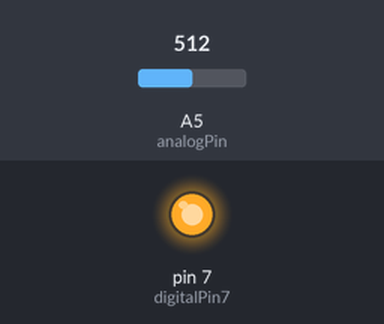
Simulated run of this sketch. Board: Arduino Uno, built with avr-gcc and run on an emulated ATmega328P. On the bench: output pins drawn as LEDs (lit = HIGH). The test bench sets the inputs (shaded band); at power-on: A5 (analogPin) = 512.

Above: at 1.3 s.
At 5.31 s:
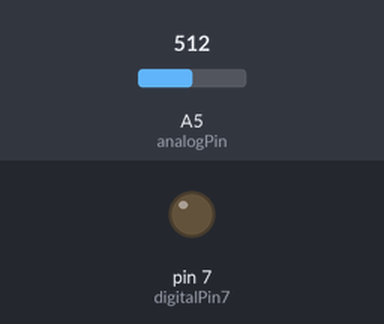
Timing chart, 0 to 6.0 s (numbered marks = the images above):
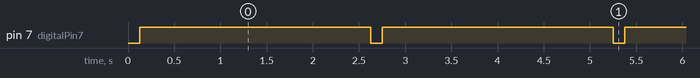

Measured:
- by itself, pin 7 (digitalPin7): alternates HIGH for 2.5 s and LOW for 0.13 s

The sketch:

Load_Sensor_Alarm_Program.ino
```cpp
#include <stdarg.h>
#include <Arduino.h>
//declaring pin 5 of the Arduino as the analog voltage pin which will be used for the load sensor input
int analogPin = A5;
//declaring valueRead variable to hold analog voltage readings from the load sensor
int valueRead = 0;
//declaring averaging and counting variables
int average = 0;
int count = 5;
//declaring pin 7 of the Arduino which will be used as a digital output (5V) to turn the alarm on/off
int digitalPin7 = 7;
//declaring the value of the critical weight limit that will set of the alarm if exceeded
int criticalWeightLimit = 475;

void setup()
{
//setting up pin 7 of the Arduino as an output
pinMode (digitalPin7, OUTPUT);
//initializing serial
Serial.begin(9600);

}

void loop()
{
//while loop used for taking 5 readings from the load sensor input... an average of these 5 readings will be taken and later tested for the critical limit that sets off the alarm
while(count > 0)
{
//read the incoming analog voltage values and store them in valueRead
valueRead = analogRead(analogPin);
//sum the values of valueRead into average
average += valueRead;
//decrement count variable
count -= 1;
//wait 25ms
delay(25);
}//end of while loop
//re initialize count variable
count = 5;
//calculate an average of the 5 readings from the analog voltage input of the load sensor
average = average/count;
//the input value from the load sensor was still in a small range so the value of average is being scaled by a factor of 10
average = 10*average;
//if statement to check if the average reading taken from the load sensor exceeds the critical weight limit set
if(average > criticalWeightLimit)
{
//set digital pin 7 to high (5V) and turn on the alarm
digitalWrite(digitalPin7, HIGH);
//wait 2.5s
delay(2500);
}
//set digital pin 7 to low (0V) and turn off the alarm
digitalWrite(digitalPin7, LOW);
//Serial.println(average);
//re initialize the average variable to 0
average = 0;
//Go back to top of loop and repeat

}
```

xArmServoController.cpp
```cpp
/*
  xArmServoController.cpp - Library for controlling xArm servos.
  Version 1.0.0
  Created by Chris Courson, July 9, 2020.
  Released into the public domain.
*/

#include "xArmServoController.h"

xArmServoController::xArmServoController(xArmMode mode, Stream &serial_port) : serial_port(serial_port) {
  xMode = mode;
}

/*** Send, Recv and checkServoLimits ***/

void xArmServoController::send(int cmd, int len = 0)
{
  serial_port.flush();
  serial_port.write(SIGNATURE);
  serial_port.write(SIGNATURE);
  serial_port.write(len + 2);
  serial_port.write(cmd);
  if (len > 0) {
    serial_port.write(_buffer, len);
  }
}

int xArmServoController::recv(int cmd)
{
  if (-1 != serial_port.readBytes(_buffer, 4)) {
    if (_buffer[0] == SIGNATURE && _buffer[1] == SIGNATURE && _buffer[3] == cmd) {
      int len = _buffer[2] - 2;
      return serial_port.readBytes(_buffer, len);
    }
  }
  return -1;
}

unsigned xArmServoController::clamp(unsigned v, unsigned lo, unsigned hi) {
    return (v < lo) ? lo : (hi < v) ? hi : v;
}

unsigned xArmServoController::clampServoLimits(int servo, unsigned value) {
  switch (xMode)
  {
    case xArm:
      return clamp(value, 0, 1000);
    case LeArm:
      if(servo == 1) {
        return clamp(value, 1500, 2500);
      } else {
        return clamp(value, 500, 2500);
      }
    default:
      return value;
  }
}

/*** SetPosition ***/

void xArmServoController::setPosition(int servo_id, unsigned position, unsigned duration = 1000, bool wait = false)
{
  position = clampServoLimits(servo_id, position);
  _buffer[0] = 1;
  _buffer[1] = lowByte(duration);
  _buffer[2] = highByte(duration);
  _buffer[3] = servo_id;
  _buffer[4] = lowByte(position);
  _buffer[5] = highByte(position);
  send(CMD_SERVO_MOVE, 6);
  if (wait) {
    delay(duration);
  }
}

void xArmServoController::setPosition(xArmServo servo, unsigned duration = 1000, bool wait = false)
{
  setPosition(servo.servo_id, servo.position, duration, wait);
}

void xArmServoController::setPosition(xArmServo servos[], int count, unsigned duration = 1000, bool wait = false)
{
  int len = count * 3 + 3;
  _buffer[0] = count;
  _buffer[1] = lowByte(duration);
  _buffer[2] = highByte(duration);
  for (int i = 3, j = 0; j < count; i += 3, j++) {
    _buffer[i] = servos[j].servo_id;
    _buffer[i + 1] = lowByte(servos[j].position);
    _buffer[i + 2] = highByte(servos[j].position);
  }
  send(CMD_SERVO_MOVE, len);
  if (wait) {
    delay(duration);
  }
}

/*** GetPosition ***/

int xArmServoController::getPosition(int servo_id)
{
  _buffer[0] = 1;
  _buffer[1] = servo_id;
  send(CMD_GET_SERVO_POSITION, 2);
  if (-1 != recv(CMD_GET_SERVO_POSITION)) {
    return _buffer[3] * 256 + _buffer[2];
  }
  return -1;
}

int xArmServoController::getPosition(xArmServo &servo)
{
  int pos = getPosition(servo.servo_id);
  servo.position = pos;
  return pos;
}

bool xArmServoController::getPosition(xArmServo servos[], int count)
{
  _buffer[0] = count;
  for (int i = 1, j = 0; j < count; i++, j++) {
    _buffer[i] = servos[j].servo_id;
  }
  send(CMD_GET_SERVO_POSITION, count + 1);
  // servo positions returned are in the same order sent.
  if (-1 != recv(CMD_GET_SERVO_POSITION)) {
    for (int i = 2, j = 0; j < count; i += 3, j++) {
      servos[j].position = _buffer[i + 1] * 256 + _buffer[i];
    }
    return true;
  }
  return false;
}

/*** Off ***/

void xArmServoController::servoOff(int servo_id)
{
  _buffer[0] = 1;
  _buffer[1] = servo_id;
  send(CMD_SERVO_STOP, 2);
}

void xArmServoController::servoOff(int num, int servo_id, ...)
{
  _buffer[0] = num;
  _buffer[1] = servo_id;
  if (num > 1) {
    va_list args;
    va_start(args, servo_id);
    for (int i = 2; i <= num; i++) {
      _buffer[i] = (byte)va_arg(args, int);
    }
    va_end(args);
  }
  send(CMD_SERVO_STOP, num + 1);
}

void xArmServoController::servoOff(xArmServo servo)
{
  servoOff(servo.servo_id);
}

void xArmServoController::servoOff(xArmServo servos[], int count)
{
  _buffer[0] = count;
  for (int i = 1, j = 0; j < count; i++, j++) {
    _buffer[i] = servos[j].servo_id;
  }
  send(CMD_SERVO_STOP, count + 1);
}

void xArmServoController::servoOff()
{
  _buffer[0] = 6;
  _buffer[1] = 1;
  _buffer[2] = 2;
  _buffer[3] = 3;
  _buffer[4] = 4;
  _buffer[5] = 5;
  _buffer[6] = 6;
  send(CMD_SERVO_STOP, 7);
}

/*** Action Group ***/

  void xArmServoController::actionRun(int group, unsigned times = 1) {
    _buffer[0] = group;
    _buffer[1] = lowByte(times);
    _buffer[2] = highByte(times);
    send(CMD_ACTION_GROUP_RUN, 3);
    actionRunning = true;
  }

  void xArmServoController::actionStop() {
    send(CMD_ACTION_GROUP_STOP, 0);
  }

  void xArmServoController::actionSpeed(int group, unsigned percent) {
    _buffer[0] = group;
    _buffer[1] = lowByte(percent);
    _buffer[2] = highByte(percent);
    bool _actionRunning = actionRunning;
    send(CMD_ACTION_GROUP_SPEED, 3);
    actionRunning = _actionRunning;
  }

  bool xArmServoController::actionIsRunning() {
    return actionRunning;
  }

  bool xArmServoController::serialEvent() {
    if (actionRunning) {
      if (-1 != serial_port.readBytes(_buffer, 4)) {
        if (_buffer[0] == SIGNATURE && _buffer[1] == SIGNATURE) {
          switch (_buffer[3])
          {
          case CMD_ACTION_GROUP_STOP:
          case CMD_ACTION_GROUP_END:
            actionRunning = false;
            return true;
          default:
            break;
          }
        }
      }
    }
    return false;
  }

/*** GetBatteryVoltage ***/

int xArmServoController::getBatteryVoltage()
{
  send(CMD_GET_BATTERY_VOLTAGE);
  if (-1 != recv(CMD_GET_BATTERY_VOLTAGE)) {
    return _buffer[1] * 256 + _buffer[0];
  }
  return -1;
}

void xArmServoController::beep() {
  serial_port.write((byte)CMD_BEEP);
}
```

xArmServoController.h
```cpp
/*
  xArmServoController.h - Library for controlling xArm servos.
  Version 1.0.0
  Created by Chris Courson, July 9, 2020.
  Released into the public domain.
*/
#include <stdarg.h>
#include <Arduino.h>
#pragma once
#ifndef XARMSERVOCONTROLLER_H
#define XARMSERVOCONTROLLER_H


#define SIGNATURE               0x55
#define CMD_BEEP                0x00
#define CMD_SERVO_MOVE          0x03
#define CMD_ACTION_GROUP_RUN    0x06
#define CMD_ACTION_GROUP_STOP   0x07
#define CMD_ACTION_GROUP_END    0x08
#define CMD_ACTION_GROUP_SPEED  0x0B
#define CMD_GET_BATTERY_VOLTAGE 0x0f
#define CMD_SERVO_STOP          0x14
#define CMD_GET_SERVO_POSITION  0x15

enum xArmMode : int {xArm, LeArm};

struct xArmServo {
    int servo_id;
    unsigned position;
};

class xArmServoController {
  public:
    xArmServoController(xArmMode mode, Stream &serial_port);

    void setPosition(int servo_id, unsigned position, unsigned duration = 1000, bool wait = false);
    void setPosition(xArmServo servo, unsigned duration = 1000, bool wait = false);
    void setPosition(xArmServo servos[], int count, unsigned duration = 1000, bool wait = false);

    int getPosition(int servo_id);
    int getPosition(xArmServo &servo);
    bool getPosition(xArmServo servos[], int count);

    void servoOff(int servo_id);
    void servoOff(int num, int servo_id, ...);
    void servoOff(xArmServo servo);
    void servoOff(xArmServo servos[], int count);
    void servoOff();

    void actionRun(int group, unsigned times = 1);
    void actionStop();
    void actionSpeed(int group, unsigned percent);
    bool actionIsRunning();
    bool serialEvent();

    int getBatteryVoltage();

    void beep();

  protected:
    Stream &serial_port;

  private:
    byte _buffer[32];
    xArmMode xMode;

    bool actionRunning;

    unsigned clamp(unsigned v, unsigned lo, unsigned hi);
    unsigned clampServoLimits(int servo, unsigned value);
    void send(int cmd, int len);
    int recv(int cmd);
};

#endif
```
